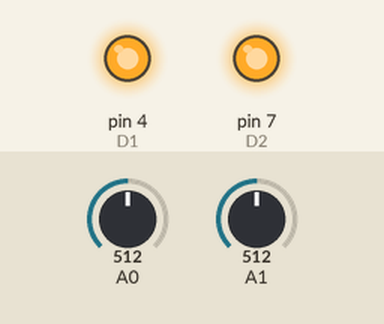
The sketch below on a simulated Arduino Uno, built with avr-gcc and run on an emulated ATmega328P. Shown: output pins drawn as LEDs (lit = HIGH). Inputs (shaded band) come from the test bench; at power-on: A0 = 512, A1 = 512. Pins used as bus, display or sensor lines are not drawn; what the sketch prints to the serial monitor is not drawn.

Above: at 1.2 s.
1.3 s: A0 set to 40
2.8 s: A1 set to 40
Timing chart, 0 to 5.8 s (numbered marks = the images above; inputs shaded):
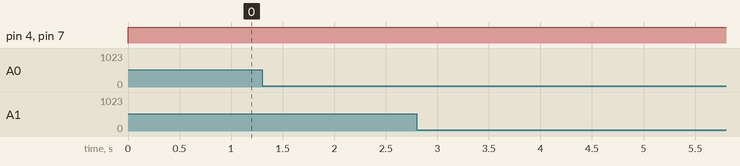

The sketch:

hall_effect.ino
```cpp
//pin2 = right wheel = 1 = motor2 = avg time per rev =
//pin1 = left wheel = 0 = motor1 = avg time per rev = 407 ms
//motor2 -

#define hallPin 0 // analog pin for hall effect monitor, this must be an analog pin.

int global1 = 0;
int global2 = 0;
int S1 = 5; // PWM1 Controls speed
int D1 = 4; // Direction 1  IN Controls Distance
int S2 = 6; // PWM2    EN Controls speed
int D2 = 7; // Direction 2 Controls Distance
int MAX_SPEED = 255; // Max speed
void setup()
{
    pinMode(D1, OUTPUT);
    pinMode(D2, OUTPUT);
    /*pinMode(S1, OUTPUT);
      pinMode(S2, OUTPUT);*/
    Serial.begin(9600);
}

void go_forward(int speed) {
    motor1(speed, true);
    motor2(0, true);
}

void motor1(int speed, boolean forward) {
    analogWrite(S1, speed);
    if (forward)
        digitalWrite(D1, HIGH);
    else
        digitalWrite(D1, LOW);
}

void motor2(int speed, boolean forward) {
    analogWrite(S2, speed);
    if (forward)
        digitalWrite(D2, HIGH);
    else
        digitalWrite(D2, LOW);
}
// returns 0 if there is no change in field, returns
int DoMeasurement()
{
// measure magnetic field
    int raw = analogRead(0);   // Range : 0..1024
    Serial.println(raw);
    return raw;

}

void loop()
{
    go_forward(15);
    triggeredinx(10000, 0, 1);
    Serial.print("left wheel:");
    Serial.println(global1);
    Serial.print("right wheel:");
    Serial.println(global2);
    global1 = 0;
    global2 = 0;


}
void stop() {
    motor1(0, true);
    motor2(0, true);
}

/*
 * @param:timeused: time range to measure how many times the hall sensor was triggered
 *        pin: the pin number of the hall monitor to be used
 *
 * updates number of times hall sensor was triggered to the global variables(read value went from high to low)
 */

void triggeredinx(double timeused, int pin1, int pin2) {
    // boolean for when the device is triggered
    int trigger1 = 0;
    int trigger2 = 0;
    // the value read from hall sensor
    int readval1 = 0;
    int readval2 = 0;
    // the starting time
    long initial = millis();
    // the current time
    long actual = millis();

    long left_current = millis();
    long right_current = millis();

    // while the time hasn't passed time used
    while ((actual - initial) < timeused) {
        // read the value from pin
        readval1 = analogRead(pin1);
        readval2 = analogRead(pin2);
        // if the value is above 50 ( neutral field)
        if (readval1 > 50 && trigger1 == 0)
            // set trigger to 1, meaning it can be triggered again
            trigger1 = 1;
        // else if the value is below 50 and trigger is set ( trigger the device, set boolean, increment tally)
        else if (readval1 < 50 && trigger1 == 1) {
            trigger1 = 0;
            // updating global variable
            global1++;
            Serial.print("triggered left wheel:  ");
            Serial.println(millis() - left_current);
            left_current = millis();

        }
        if (readval2 > 50 && trigger2 == 0)
            // set trigger to 1, meaning it can be triggered again
            trigger2 = 1;
        // else if the value is below 50 and trigger is set ( trigger the device, set boolean, increment tally)
        else if (readval2 < 50 && trigger2 == 1) {
            trigger2 = 0;
            // updating global variable
            global2++;
            Serial.print("triggered right wheel: ");
            Serial.println(millis() - right_current);
            right_current = millis();
        }
        // prints to help debug, comment out if you like
        //Serial.print(actual);
        //Serial.print(":");
        //Serial.println(readval);
        actual = millis();
    }
    Serial.println("end");
}
```

Measured:
- after the input at 1.3 s, every drawn part: stays the same
- after the input at 2.8 s, every drawn part: stays the same
